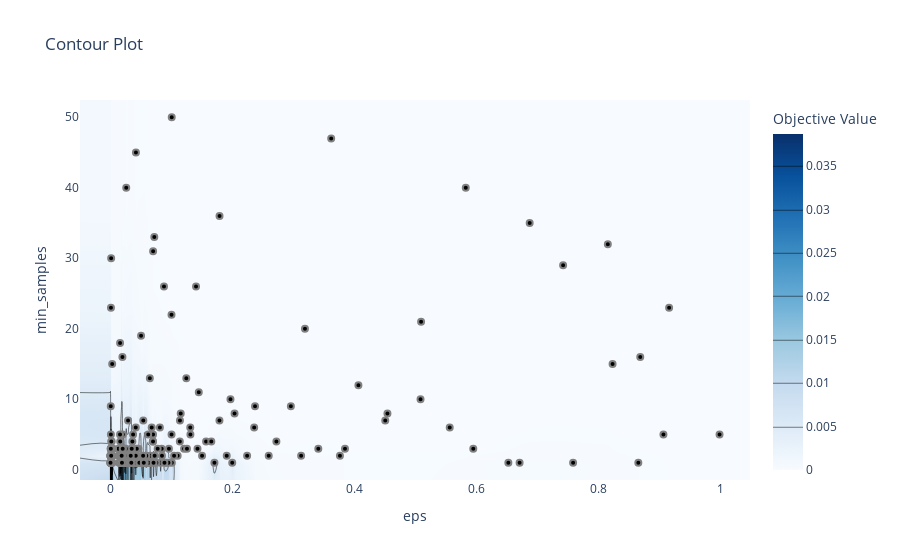

This figure's notebook cell:
### Code cell
plot_contour(study)

### Figure 1 — Plotly figure (JSON) as saved in the notebook; plotly's stock layout.template omitted (floating-point values rounded to 4 significant figures; data arrays with more than 128 entries replaced by an {"elided": "..."} marker saying what was removed)
{"data": [{"colorbar": {"title": {"text": "Objective Value"}}, "colorscale": [[0.0, "rgb(247,251,255)"], [0.125, "rgb(222,235,247)"], [0.25, "rgb(198,219,239)"], [0.375, "rgb(158,202,225)"], [0.5, "rgb(107,174,214)"], [0.625, "rgb(66,146,198)"], [0.75, "rgb(33,113,181)"], [0.875, "rgb(8,81,156)"], [1.0, "rgb(8,48,107)"]], "connectgaps": true, "contours": {"coloring": "heatmap"}, "hoverinfo": "none", "line": {"smoothing": 1.3}, "reversescale": false, "x": {"elided": "250 float values"}, "y": [-1.45, 1, 2, 3, 4, 5, 6, 7, 8, 9, 10, 11, 12, 13, 15, 16, 18, 19, 20, 21, 22, 23, 26, 29, 30, 31, 32, 33, 35, 36, 40, 45, 47, 50, 52.45], "z": {"elided": "35x250 float values"}, "type": "contour"}, {"marker": {"color": "black", "line": {"color": "Grey", "width": 2.0}}, "mode": "markers", "showlegend": false, "x": {"elided": "248 float values"}, "y": {"elided": "248 int values"}, "type": "scatter"}], "layout": {"title": {"text": "Contour Plot"}, "xaxis": {"title": {"text": "eps"}, "range": [-0.04991, 1.049]}, "yaxis": {"title": {"text": "min_samples"}, "range": [-1.45, 52.45]}}}
